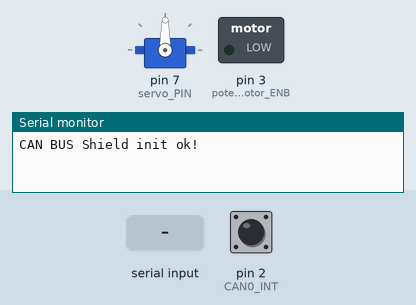
A sketch run on a simulated Arduino Uno, built with avr-gcc and run on an emulated ATmega328P. On the bench: servo, switched loads named in the sketch (green lamp = pin HIGH), the last lines printed to the serial monitor. The inputs (shaded band) are chosen by the test bench; at power-on: pin 2 (CAN0_INT) HIGH.

Above: at 1.2 s.
1.3 s: "A" received over Serial
At 2.2 s:
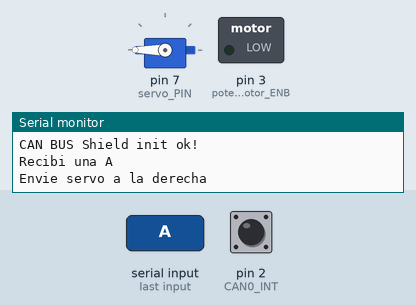
2.8 s: "C" received over Serial
At 3.3 s:
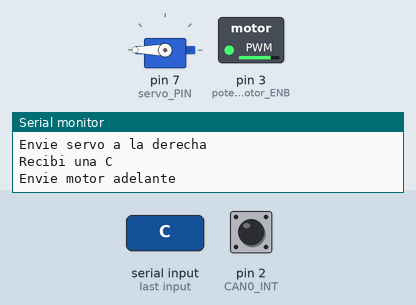
4.3 s: "B" received over Serial
At 5.5 s:
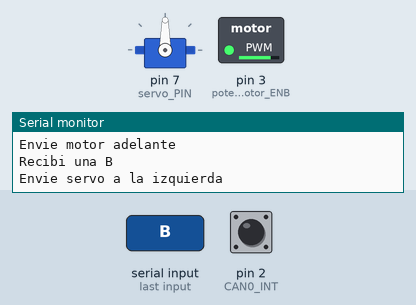
5.8 s: pin 2 (CAN0_INT) driven LOW
At 6.8 s:
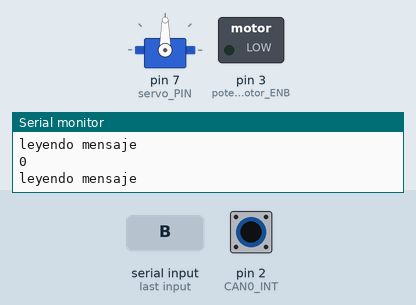
7.3 s: "B" received over Serial
At 7.7 s:
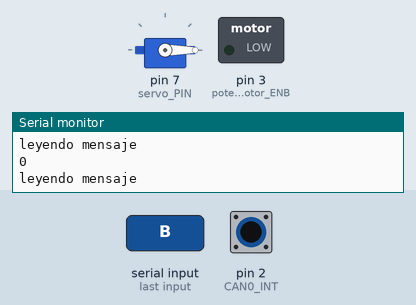
8.8 s: pin 2 (CAN0_INT) pulsed HIGH 2 times (0.12 s each, 0.3 s apart)
Timing chart, 0 to 11.8 s (numbered marks = the images above; inputs shaded):
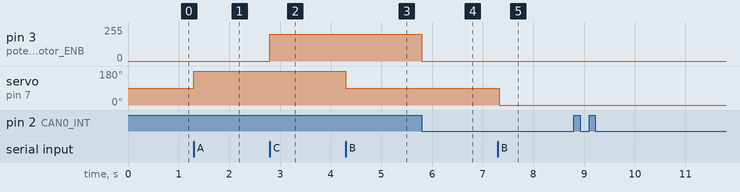

The sketch:

Arduino_motores_bt.ino
```cpp
/*  Aplicacion arduino.
 *  Proyecto arduino- Estacionado automatico
 *  Controladores Motor traccion, servo motor y bt
 *  Juan Alberto Gutierrez Canto, Ingeniero en Software.
 *  enero 6 del 2017. version 1.0
*/

#include <mcp_can.h>                          //Biblioteca para la integración del BUS CAN Shield con arduino
#include <SPI.h>                              //Permite al arduino comunicarse con dispositivos SPI (Serial Peripheral Interface)
#include <Servo.h>
#define CAN0_INT 2                            //  definir el valor para pin 2
                                              // the cs pin of the version after v1.1 is default to D9
                                              // v0.9b and v1.0 is default D10
const int SPI_CS_PIN = 9;                     //Pin que usara el can shield para el envió/recepción de mensajes de la red can
MCP_CAN CAN(SPI_CS_PIN);                      // Configura el pin 9 (SPI_CS_PIN) para la red bus can

int posmotor_adelante=5;                       //Pin para direccion del motor traccion adelante
int posmotor_atras=4;                         //Pin para direccion del motor traccion atras
int potenciamotor_ENB=3;                      //Pin para potencia del motor traccion
Servo miServo;
int servo_PIN= 7;
int angulo= 90;

void setup() {
  Serial.begin(9600);                         //Inicializa el puerto serial a un baudio de 9600
  START_INIT:                                 //Retorno del goto
  if(CAN_OK == CAN.begin(MCP_ANY, CAN_500KBPS, MCP_16MHZ)){       // Si el bus can inciia con exito al inicializa el bus can con un baudio de 500K
    Serial.println("CAN BUS Shield init ok!");//Imprime el mensaje al monitor serie de exito
  }
  else{                                       //Si no se pudo inicializar el can bus
    Serial.println("CAN BUS Shield init fail");//Imprime el mensaje al monitor serial de fracaso
    Serial.println("Init CAN BUS Shield again");
    delay(100);                                //Genera un retraso de 100 milisegundos
    goto START_INIT;                           //Regresamos hasta que se inicialice el bus can
  }
  digitalWrite(potenciamotor_ENB, OUTPUT);     //Indicamos que el pin 3 es de salida
  digitalWrite(posmotor_adelante, OUTPUT);     //Indicamos que el pin 5 es de salida
  digitalWrite(posmotor_atras, OUTPUT);     //Indicamos que el pin 4 es de salida
  miServo.attach(servo_PIN);                          //Indicamos que el servo motor trabajara en el pin 7
  pinMode(CAN0_INT,INPUT);                    //entrada de mensaje can
  //CAN.setMode(MCP_NORMAL);   // Change to normal mode to allow messages to be transmitted
}

unsigned char motor_parado[8] =    {0, 0, 0, 0, 0, 0, 0, 2};     //Mensaje personalizado para indicar que el motor dara marcha atras
unsigned int id_motor = 0x01;                                     //ID asignado a el dispositivo de servo motor en la red can

long unsigned int rxId;
unsigned char len = 0;
unsigned char rxBuf[8];
char msgString[128];                        // Array to store serial string


void loop() {
  char dato = Serial.read();                                      //Captura la informacion que llega desde el bluetooth en la variable dato

  switch(dato){
    case 'A':{
      Serial.println("Recibi una A");                             //Confirma en el serial la llegada de una A
      angulo+=90;
      angulo= constrain(angulo,0,180);
      miServo.write(angulo);Serial.println("Envie servo a la derecha");
      break;
    }
    case 'B':{
      Serial.println("Recibi una B");                             //Confirma en el serial la llegada de una B
      angulo-=90;
      angulo= constrain(angulo,0,180);
      miServo.write(angulo);Serial.println("Envie servo a la izquierda");
      break;
    }
    case 'C':{
      Serial.println("Recibi una C");                             //Confirma en el serial la llegada de una C
      Serial.println("Envie motor adelante");
      digitalWrite(posmotor_adelante, HIGH);
      digitalWrite(posmotor_atras, LOW);
      analogWrite(potenciamotor_ENB,200);                         //Potencia del motor a 200
      break;
    }
    case 'D':{
      Serial.println("Recibi una D");                             //Confirma en el serial la llegada de una D
      Serial.println("Envie motor atras");
      digitalWrite(posmotor_adelante, LOW);
      digitalWrite(posmotor_atras, HIGH);
      analogWrite(potenciamotor_ENB,200);                         //Potencia del motor a 200
      break;
    }
    case 'E':{
      Serial.println("Recibi una E");                             //Confirma en el serial la llegada de una E
      Serial.println("Envie motor parado");
      digitalWrite(posmotor_adelante, LOW);
      digitalWrite(posmotor_atras, LOW);
      analogWrite(potenciamotor_ENB,0);
      break;
    }
  }

  if(!digitalRead(CAN0_INT)){
    Serial.println("leyendo mensaje");
    CAN.readMsgBuf(&rxId,&len,rxBuf);           //leer len=tmaño de datos,buf= bytes de datos
    Serial.println(rxId);
    if(true){
      if(rxBuf[7]== 2){
        digitalWrite(posmotor_adelante, LOW);
        digitalWrite(posmotor_atras, LOW);
        analogWrite(potenciamotor_ENB,0);
      }
      else{
        digitalWrite(posmotor_adelante, LOW);
        digitalWrite(posmotor_atras, LOW);
        analogWrite(potenciamotor_ENB,0);
      }
    }
  }
}
```

Measured:
- after the input at 1.3 s, servo on pin 7 (servo_PIN): 90° → 180° at once
- after the input at 2.8 s, pin 3 (potenciamotor_ENB): 0/255 → 200/255 at once
- after the input at 4.3 s, servo on pin 7 (servo_PIN): 180° → 90° at once
- after the input at 5.8 s, pin 3 (potenciamotor_ENB): 200/255 → 0/255 at once
- after the input at 7.3 s, servo on pin 7 (servo_PIN): 90° → 0° at once
